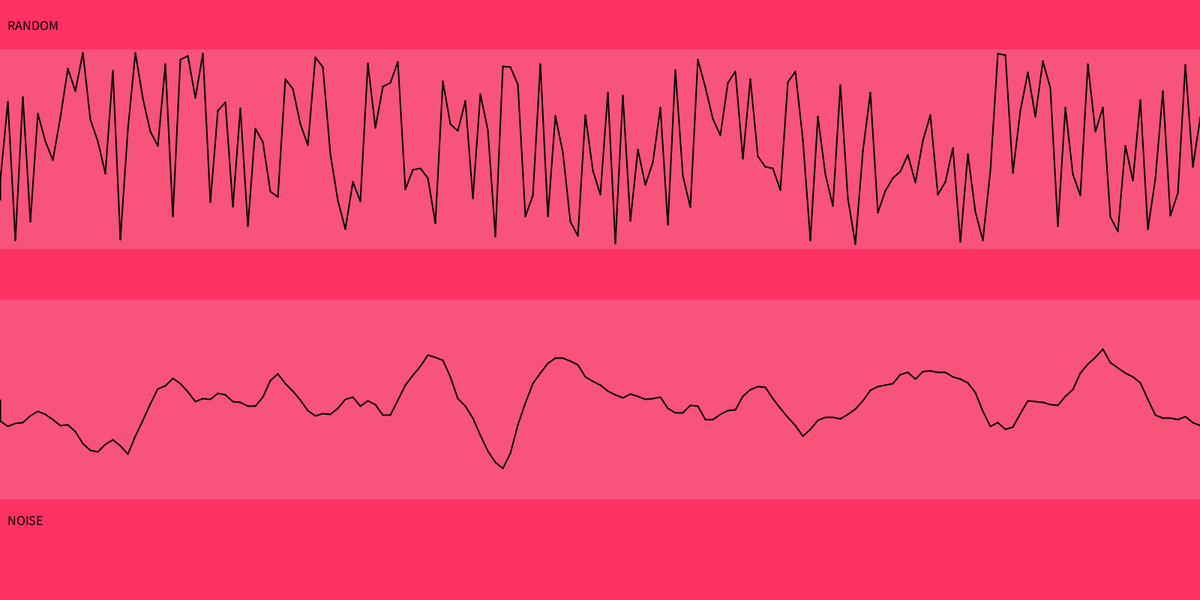
Frame 1 (no input)
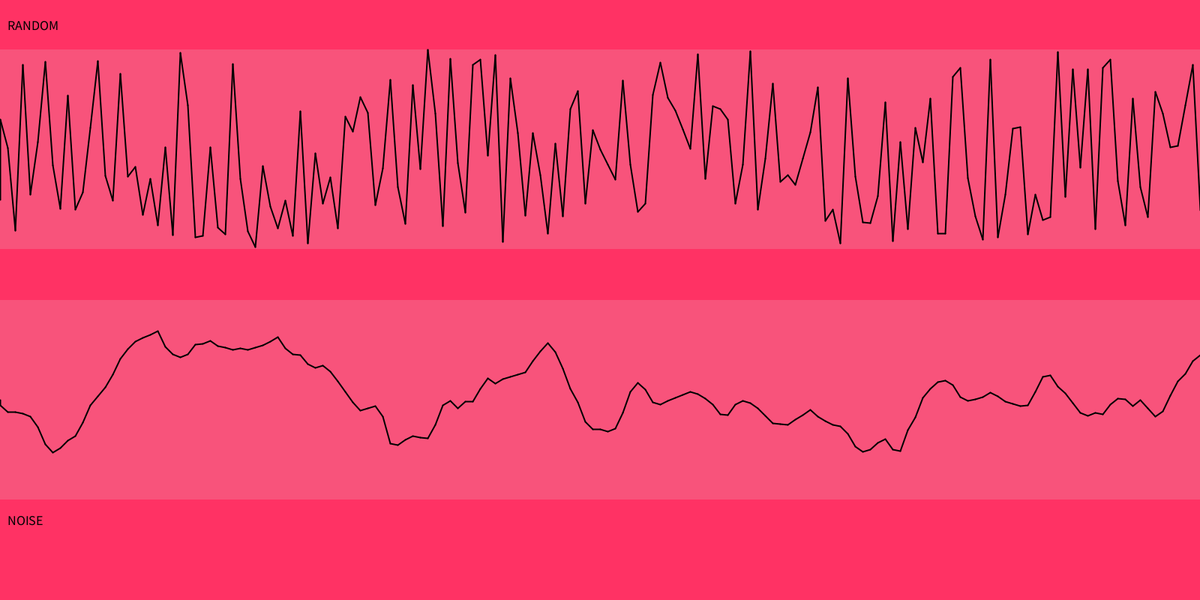
Frame 2 (the mouse pressed at the canvas centre, redrawn once)

The Processing sketch that drew these frames (run headless with seeded random() and noise(); the mouse was pressed at the canvas centre and the sketch redrawn once):

// Processing sketch: randomVsNoise
// ── randomVsNoise.pde

void setup(){
  size(1600,800);
  background(255);
  strokeWeight(2);
  fill(0);
  noLoop();
}


void draw(){
  background(255,50,100);
  
  textSize(18); fill(0);
  text("RANDOM", 10, 40);
  fill(220,50); noStroke();
  rect(0, height/12, width, height/3);
  
  // RANDOM
  float xr0 = 0; 
  float yr0 = height/3;
  for(float xr=0; xr<=width; xr+=10){
    float yr = height/4 + random(-1, 1)*height/6;
    stroke(0); 
    line(xr, yr, xr0, yr0);
    xr0 = xr; yr0 = yr;
  }
  
  fill(0);
  text("NOISE", 10, height-100);
  fill(220,50); noStroke();
  rect(0, 6*height/12, width, height/3);
  
  // NOISE
  float xn0 = 0;
  float yn0 = 2*height/3;
  float xoff = random(100);
  for(float xn=0; xn<=width; xn+=10){
    float yn = 3*height/6 + noise(xoff)*height/3;
    stroke(0);
    line(xn,  yn, xn0, yn0);
    xn0 = xn; yn0 = yn;
    xoff = xoff + 0.1;
  }
  
  noLoop();
}


void mousePressed(){
  redraw();
}
